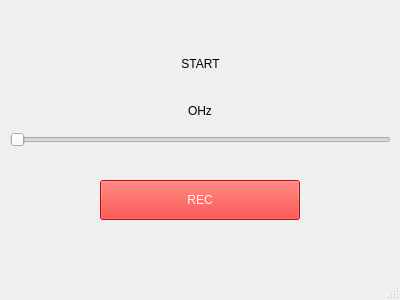
<?xml version="1.0" encoding="UTF-8"?>
<ui version="4.0">
 <class>NoteGenerator</class>
 <widget class="QMainWindow" name="NoteGenerator">
  <property name="geometry">
   <rect>
    <x>0</x>
    <y>0</y>
    <width>400</width>
    <height>300</height>
   </rect>
  </property>
  <property name="windowTitle">
   <string>NoteGenerator</string>
  </property>
  <widget class="QWidget" name="centralWidget">
   <widget class="QPushButton" name="playButton">
    <property name="geometry">
     <rect>
      <x>100</x>
      <y>180</y>
      <width>200</width>
      <height>40</height>
     </rect>
    </property>
    <property name="styleSheet">
     <string notr="true">QPushButton {
	background-color: #E62117;
	color:  white;
}</string>
    </property>
    <property name="text">
     <string>REC</string>
    </property>
   </widget>
   <widget class="QLabel" name="noteLabel">
    <property name="geometry">
     <rect>
      <x>30</x>
      <y>20</y>
      <width>341</width>
      <height>51</height>
     </rect>
    </property>
    <property name="text">
     <string>START</string>
    </property>
    <property name="alignment">
     <set>Qt::AlignBottom|Qt::AlignHCenter</set>
    </property>
   </widget>
   <widget class="QSlider" name="frequencySlider">
    <property name="geometry">
     <rect>
      <x>10</x>
      <y>130</y>
      <width>381</width>
      <height>20</height>
     </rect>
    </property>
    <property name="minimum">
     <number>1</number>
    </property>
    <property name="maximum">
     <number>88</number>
    </property>
    <property name="orientation">
     <enum>Qt::Horizontal</enum>
    </property>
   </widget>
   <widget class="QLabel" name="frequencyLabel">
    <property name="geometry">
     <rect>
      <x>150</x>
      <y>100</y>
      <width>100</width>
      <height>21</height>
     </rect>
    </property>
    <property name="text">
     <string>OHz</string>
    </property>
    <property name="alignment">
     <set>Qt::AlignCenter</set>
    </property>
   </widget>
  </widget>
  <widget class="QStatusBar" name="statusBar"/>
 </widget>
 <layoutdefault spacing="6" margin="11"/>
 <resources/>
 <connections/>
</ui>
